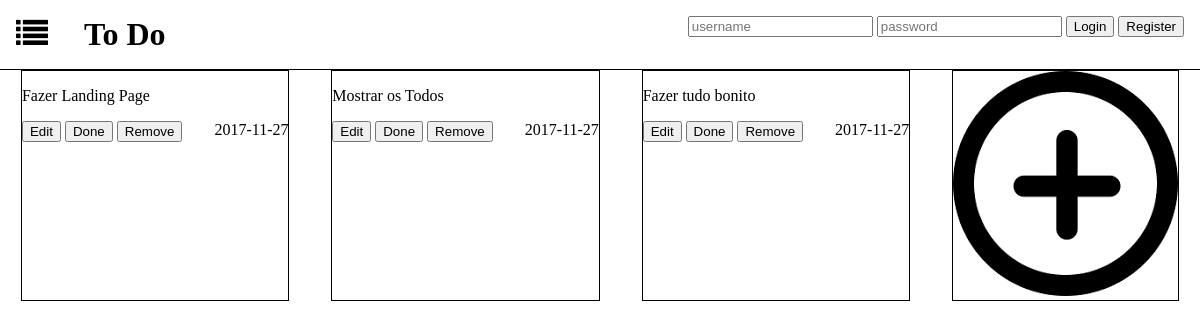
The app's page /list_page.php?list_id=1, older data.
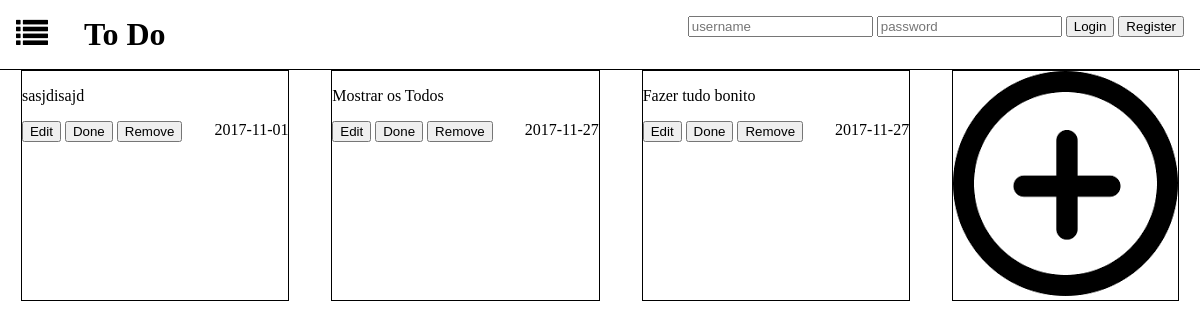
The same page, newer data.
### tables this page shows
CREATE TABLE hasItems(
	list_id INTEGER REFERENCES lists NOT NULL,
	todo_id INTEGER REFERENCES todos NOT NULL,
	PRIMARY KEY(list_id, todo_id)
);

CREATE TABLE todos (
	todo_id INTEGER PRIMARY KEY AUTOINCREMENT,
	name VARCHAR NOT NULL,
	limit_date DATE,
	done INTEGER DEFAULT(-1),
	list_id INTEGER REFERENCES lists NOT NULL
);

### list_page.php (called while the page is built, shortened)
<?php
	include_once('includes/init.php');
	include_once('database/list.php');
	$todos = getListTodos($_GET['list_id']);
	include_once('templates/common/header_todos_list.php');
	include_once('templates/todos/show_todos.php');
	include_once('templates/common/footer.php');
?>

### database/list.php (called while the page is built, shortened)
<?php
	function getListTodos($list_id){
		global $dbh;
		$stmt = $dbh->prepare("SELECT * FROM todos, hasItems, lists
								WHERE lists.id = hasItems.list_id AND hasItems.todo_id = todos.todo_id AND lists.id = ?");
		$stmt->execute(array($list_id));
		return $stmt->fetchAll();
	}
?>

### templates/todos/show_todos.php (the view, shortened to what this page needs)
<section id="todos_only">
	<?php foreach ($todos as $todo) { ?>
	<div id=<?= $todo['todo_id']?> class="todo_only">
		<p><?= $todo['name']?></p>
		<span><?= $todo['limit_date']?></span>
		<a href="#"><button name="Edit">Edit</button></a>
		<a href="#"><button name="Done">Done</button></a>
		<a href="#"><button name="Remove">Remove</button></a>
	</div>
	<?php } ?>
	<div class="todo_only">
		<img src="images/addIcon.png">
	</div>
</section>

### templates/common/header_todos_list.php (shortened to what this page needs)
<!DOCTYPE html>
<html>
<head>
	<link rel="stylesheet" type="text/css" href="https://maxcdn.bootstrapcdn.com/font-awesome/4.7.0/css/font-awesome.min.css">
	<link rel="stylesheet" type="text/css" href="css/home_page.css">
</head>
<body>
	<header>
		<a href="home_page.php"><i class="fa fa-list fa-2x" aria-hidden="true"></i></a>
		<h1>To Do</h1>
		<?php include_once('templates/common/user.php'); ?>
	</header>

### templates/common/user.php
<div id="user">
  <?php if (isset($_SESSION['username']) && $_SESSION['username'] != '') { ?>
    <form action="logout.php" method="post">
      <a href="profile_page.php"><?=$_SESSION['username']?></a>
      <input type="submit" value="Logout">
    </form>
  <?php } else { ?>
    <form action="login.php" method="post">
      <input type="text" placeholder="username" name="username">
      <input type="password" placeholder="password" name="password">
      <div id="submit_button">
        <input type="submit" value="Login">
        <input type="button" value="Register" onclick="location.href='templates/common/register_form.php';" />
      </div>
    </form>
  <?php } ?>
</div>

### templates/common/footer.php
	</body>
</html>

### css/home_page.css (style rules this page uses)
body { margin: 0; }
header { border-bottom: 1px solid black; padding: 1em; }
h1 { display: inline; padding: 1em; }
#user { float: right; }
#submit_button { display: inline; }
a { text-decoration: none; color: black; margin: 0 auto; }
span { margin-left: 2em; float: right; }
#todos_only { display: flex; justify-content: center; }
.todo_only { margin: 0 auto; border: 1px solid black; }

Row changes from the older to the newer data that the page shows:
changed through a linked row, hasitems: todo.name "Fazer Landing Page" → "sasjdisajd"; todo.limit_date "2017-11-27" → "2017-11-01"
